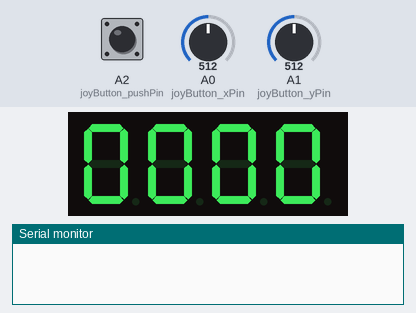
Bench run of a sketch on a simulated Arduino Uno, built with avr-gcc and run on an emulated ATmega328P. Shown: 4-digit seven-segment display, the last lines printed to the serial monitor. Wiring (inferred from the names in the program): 4-digit 7-segment display, segments lit when HIGH: segments pin 12, pin 8, pin 5, pin 3, pin 2, pin 11, pin 6, pin 4; digit selects pin 7, pin 9, pin 10, pin 13. Inputs (shaded band) come from the test bench; at power-on: A2 (joyButton_pushPin) HIGH, A1 (joyButton_yPin) = 512, A0 (joyButton_xPin) = 512. The segment pins are drawn as the display they are named for.

Above: at 1.2 s.
1.3 s: A2 (joyButton_pushPin) pulled LOW for 0.15 s
2.9 s: A1 (joyButton_yPin) set to 610
At 4.1 s:
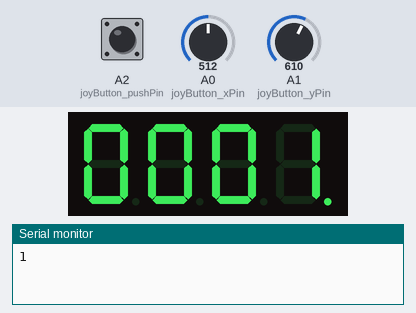
4.4 s: A2 (joyButton_pushPin) pulled LOW for 1 s
At 5.21 s:
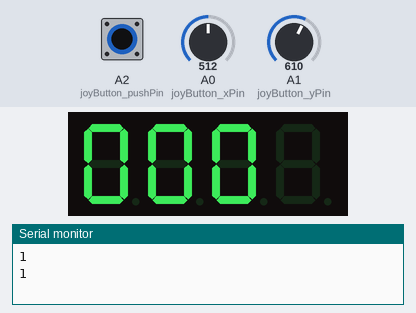
6.9 s: A0 (joyButton_xPin) set to 610
At 7.7 s:
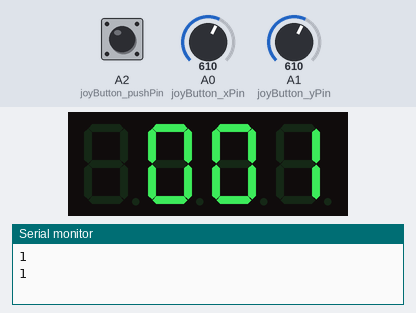
Timing chart, 0 to 9.9 s (numbered marks = the images above; inputs shaded):
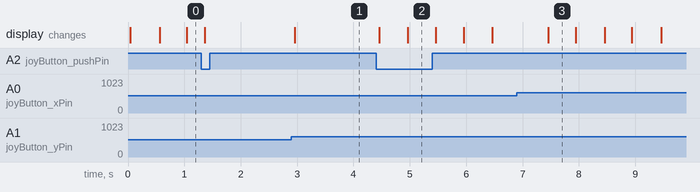

Measured:
- after the input at 2.9 s, the display: changes after 0.06 s (image 1)
- after the input at 4.4 s, the display: first changes after 0.06 s (image 2 shows a later state)
- after the input at 6.9 s, the display: changes after 0.56 s (image 3)
- what the display in image 3 shows lasts 0.4 s, from 7.5 s to 7.9 s

The sketch:

7-segmentdisplay.ino
```cpp
//joyButton

const uint8_t joyButton_xPin = A0;
const uint8_t joyButton_yPin = A1;
const uint8_t joyButton_pushPin = A2;

int joyButton_xValue;
int joyButton_xValue_minTreshold = 400;
int joyButton_xValue_maxTreshold = 600;
int joyButton_yValue;
int joyButton_yValue_minTreshold = 400;
int joyButton_yValue_maxTreshold = 600;
bool joyButton_pushValue;
bool joyButton_moved = false;
uint32_t joyButton_lastDebounce = 0;
bool joyButton_lastPushValue;
uint32_t joyButton_pushDebounceInterval = 10;

//4 digit 7 segment display

const uint8_t pinA = 12;
const uint8_t pinB = 8;
const uint8_t pinC = 5;
const uint8_t pinD = 3;
const uint8_t pinE = 2;
const uint8_t pinF = 11;
const uint8_t pinG = 6;
const uint8_t pinDP = 4;
const uint8_t pinD1 = 7;
const uint8_t pinD2 = 9;
const uint8_t pinD3 = 10;
const uint8_t pinD4 = 13;
const uint8_t segSize = 8;
const uint8_t noOfDisplays = 4;
const uint8_t noOfDigits = 10;
bool dpState;

// segments array, similar to before
uint8_t segments[segSize] = { pinA, pinB, pinC, pinD, pinE, pinF, pinG, pinDP };

// digits array, to switch between them easily
uint8_t digits[noOfDisplays] = { pinD1, pinD2, pinD3, pinD4 };

uint8_t currentDigitsValues[noOfDisplays] = { 0, 0, 0, 0 };

uint8_t currentDigit = 0;
uint32_t flushInterval = 1;
uint32_t lastFlush = 0;
uint8_t selectedDigit = noOfDisplays;
uint8_t blinkingDigit = noOfDisplays - 1;
uint8_t blinkingDigit_blinkState = true;
uint32_t blinkingDigit_blinkInterval = 499 + flushInterval;
uint32_t blinkingDigit_lastBlink = 0;

byte digitMatrix[noOfDigits][segSize - 1] = {
//   a  b  c  d  e  f  g
  {1, 1, 1, 1, 1, 1, 0}, // 0
  {0, 1, 1, 0, 0, 0, 0}, // 1
  {1, 1, 0, 1, 1, 0, 1}, // 2
  {1, 1, 1, 1, 0, 0, 1}, // 3
  {0, 1, 1, 0, 0, 1, 1}, // 4
  {1, 0, 1, 1, 0, 1, 1}, // 5
  {1, 0, 1, 1, 1, 1, 1}, // 6
  {1, 1, 1, 0, 0, 0, 0}, // 7
  {1, 1, 1, 1, 1, 1, 1}, // 8
  {1, 1, 1, 1, 0, 1, 1}  // 9
};

void displayDigit(int num, byte digit, byte decimalPoint) {
  showDigit(num);
  for (int i = 0; i < segSize - 1; i++) {
    digitalWrite(segments[i], digitMatrix[digit][i]);
  }
  // write the decimalPoint to DP pin
  digitalWrite(segments[segSize - 1], decimalPoint);
}

// activate the display no. received as param
void showDigit(int num) {
  for (int i = 0; i < noOfDisplays; i++) {
    digitalWrite(digits[i], HIGH);
  }
  digitalWrite(digits[num], LOW);
}

// clears the display no. received as param
void clearDigit(int num) {
  showDigit(num);
  for (uint8_t i = 0; i < segSize; ++i) {
    digitalWrite(segments[i], LOW);
  }
}

// the setup function runs once when you press reset or power the board
void setup() {
  pinMode(joyButton_pushPin, INPUT_PULLUP);
  for (uint8_t i = 0; i < segSize; i++) {
    pinMode(segments[i], OUTPUT);
  }
  for (uint8_t i = 0; i < noOfDisplays; i++) {
    pinMode(digits[i], OUTPUT);
  }
  Serial.begin(9600);
}

// the loop function runs over and over again until power down or reset
void loop() {
  if (selectedDigit == noOfDisplays) { //no digit is selected => blinking mode
    joyButton_xValue = analogRead(joyButton_xPin);
    if (joyButton_xValue < joyButton_xValue_minTreshold && joyButton_moved == false) { //change digit to the left and update blink info
      if (blinkingDigit > 0)
        --blinkingDigit;
      else
        blinkingDigit = noOfDisplays - 1;
      blinkingDigit_blinkState = true;
      blinkingDigit_lastBlink = millis();
      joyButton_moved = true;
    }
    if (joyButton_xValue > joyButton_xValue_maxTreshold&& joyButton_moved == false) { //change digit to the right and update blink info
      if (blinkingDigit < noOfDisplays - 1)
        ++blinkingDigit;
      else
        blinkingDigit = 0;
      blinkingDigit_blinkState = true;
      blinkingDigit_lastBlink = millis();
      joyButton_moved = true;
    }
    if (joyButton_xValue >= joyButton_xValue_minTreshold && joyButton_xValue <= joyButton_xValue_maxTreshold) //idle joybutton position
      joyButton_moved = false;
    if (millis() - blinkingDigit_lastBlink >= blinkingDigit_blinkInterval) { //update blink info based on time elapsed since last update
      blinkingDigit_lastBlink = millis();
      blinkingDigit_blinkState = !blinkingDigit_blinkState;
      //Serial.println("Blink at " + String(millis()));
    }
    if (millis() - lastFlush >= flushInterval) { //use the display digits (this is the alternative to using delay()
      if (currentDigit == blinkingDigit && blinkingDigit_blinkState == false)
        clearDigit(currentDigit);
      else
        displayDigit(currentDigit, currentDigitsValues[currentDigit], false);
      lastFlush = millis();
      if (currentDigit == noOfDisplays - 1)
        currentDigit = 0;
      else
        ++currentDigit;
    }
  }
  else { //some digit is selected
    joyButton_yValue = analogRead(joyButton_yPin);
    if (joyButton_yValue < joyButton_yValue_minTreshold && joyButton_moved == false) { //decrease selected digit's value
      if (currentDigitsValues[selectedDigit] > 0)
        --currentDigitsValues[selectedDigit];
      else
        currentDigitsValues[selectedDigit] = noOfDigits - 1;
      joyButton_moved = true;
    }
    if (joyButton_yValue > joyButton_yValue_maxTreshold&& joyButton_moved == false) { //incresease selected digit's value
      if (currentDigitsValues[selectedDigit] < noOfDigits - 1)
        ++currentDigitsValues[selectedDigit];
      else
        currentDigitsValues[selectedDigit] = 0;
      joyButton_moved = true;
    }
    if (joyButton_yValue >= joyButton_yValue_minTreshold && joyButton_yValue <= joyButton_yValue_maxTreshold) //idle joybutton position
      joyButton_moved = false;
    if (millis() - lastFlush >= flushInterval) { //use the display digits (this is the alternative to using delay()
      if (currentDigit == selectedDigit)
        displayDigit(currentDigit, currentDigitsValues[currentDigit], true);
      else
        displayDigit(currentDigit, currentDigitsValues[currentDigit], false);
      lastFlush = millis();
      if (currentDigit == noOfDisplays - 1)
        currentDigit = 0;
      else
        ++currentDigit;
    }
  }
  if(millis() - joyButton_lastDebounce >= joyButton_pushDebounceInterval) {
    joyButton_lastDebounce = millis();
    joyButton_pushValue = !digitalRead(joyButton_pushPin);
    if (joyButton_pushValue != joyButton_lastPushValue) { //check for pushes of the joybutton
      if (joyButton_pushValue == true) {
        Serial.println(joyButton_pushValue);
        if (selectedDigit == noOfDisplays) { //if there is no digit selected, select the current blinking one
          selectedDigit = blinkingDigit;
          blinkingDigit = noOfDisplays;
        }
        else { //otherwise, deselect the selected digit and update blink info
          blinkingDigit = selectedDigit;
          selectedDigit = noOfDisplays;
          blinkingDigit_blinkState = true;
          blinkingDigit_lastBlink = millis();
        }
      }
    joyButton_lastPushValue = joyButton_pushValue;
    }
  }
}
```
